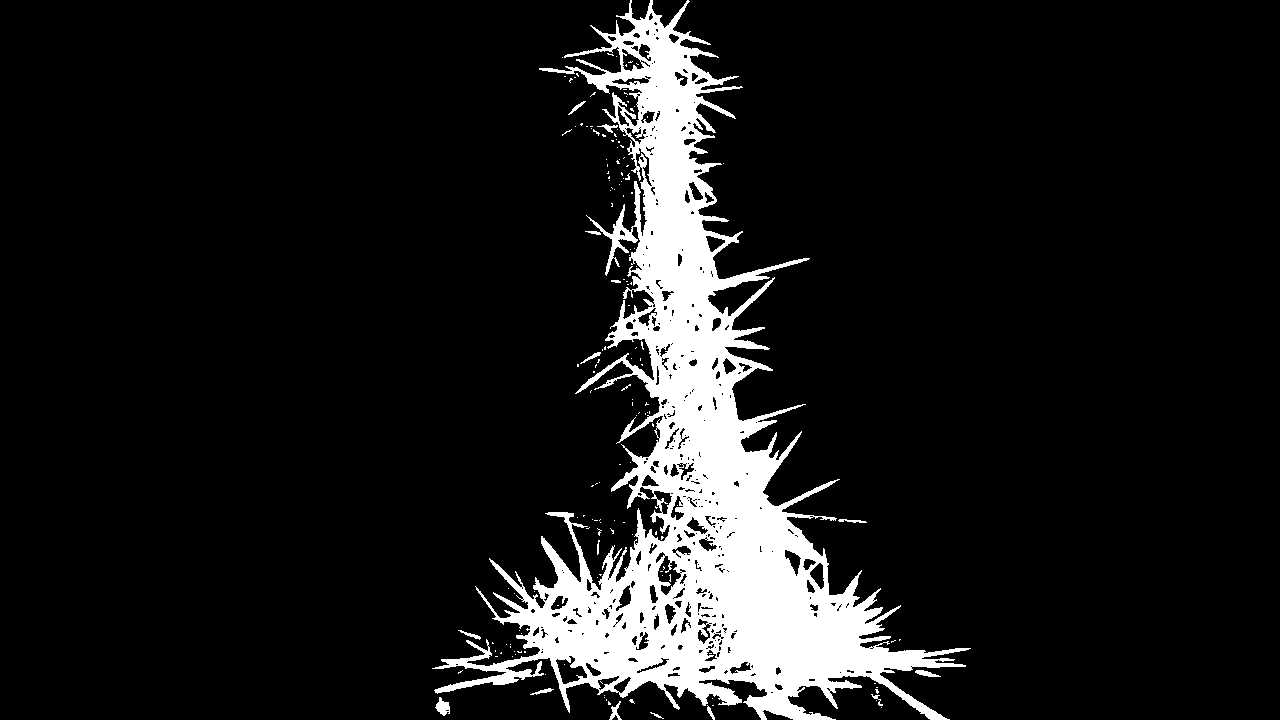
#> input picture Scripts/ToothPicksSensing_pycharm/opencv_frame_35.png, 1280 x 720 px
$ python stillImageTest.py
#> lines starting #> are read from the running program, lines starting #| are printed output that depends on the picture; after the words box and inside, x2 and y2 are one past the last pixel; in counts of white or black regions, pixels touching at a corner belong together
import cv2
import socket
import numpy as np


def UDP_client(IP, port, message):
    sock = socket.socket(socket.AF_INET, socket.SOCK_DGRAM)
    sock.sendto(bytes(message, "utf-8"), (IP, port))
font = cv2.FONT_HERSHEY_COMPLEX
IP = "192.168.0.106" #141.58.222.34
port = 5000
img2 = cv2.imread('opencv_frame_35.png', cv2.IMREAD_COLOR)
#> img2 is the input picture: shape (720, 1280, 3); 10.4% white; 165 white regions (149 under 20 px), largest, box (x1, y1, x2, y2) and area: (432, 0, 971, 720) 94754, (435, 697, 450, 716) 166, (915, 670, 941, 677) 98
img = cv2.imread('opencv_frame_35.png', cv2.IMREAD_GRAYSCALE)
#> img: shape (720, 1280); 10.4% white; 165 white regions (149 under 20 px)
_, threshold = cv2.threshold(img, 120, 255, cv2.THRESH_BINARY)
contours, _ = cv2.findContours(threshold, cv2.RETR_TREE,
                               cv2.CHAIN_APPROX_SIMPLE)
#> contours = 579 contours, 429 with area under 20; largest, box (x1, y1, x2, y2) and area: (432, 0, 971, 720) 99690, (657, 555, 682, 596) 519, (555, 655, 588, 685) 510, (621, 48, 645, 72) 284, (809, 562, 825, 590) 244
yList = []
xList = []
for cnt in contours:
    approx = cv2.approxPolyDP(cnt, 0.009 * cv2.arcLength(cnt, True), True)
    area = cv2.contourArea(cnt)
    if area > 5000:
        cv2.drawContours(img2, [approx], -1, (0, 0, 255), 2)
        # Used to flatted the array containing
        # the co-ordinates of the vertices.
        n = approx.ravel()
        i = 0
        for j in n:
            if i % 2 == 0:
                x = n[i]
                y = n[i + 1]
                string = str(x) + " " + str(y)
                if (i == 0):
                    # text on topmost co-ordinate.
                    cv2.putText(img2, "Arrow tip", (x, y),
                                font, 0.5, (255, 0, 0))
                else:
                    # text on remaining co-ordinates.
                    cv2.putText(img2, string, (x, y),
                                font, 0.5, (0, 255, 0))
                xList.append(x)
                yList.append(y)
            i = i + 1
#> this loop made 579 passes
#> (area, n) on pass 153: (99690, [630, 0, 539, 69, 642, 92, 668, 535, 434, 690, 949, 719])
#> area on passes 4, 5, 12, 17, 21, 39: 31.5, 69, 142.5, 39, 71.5, 42.5
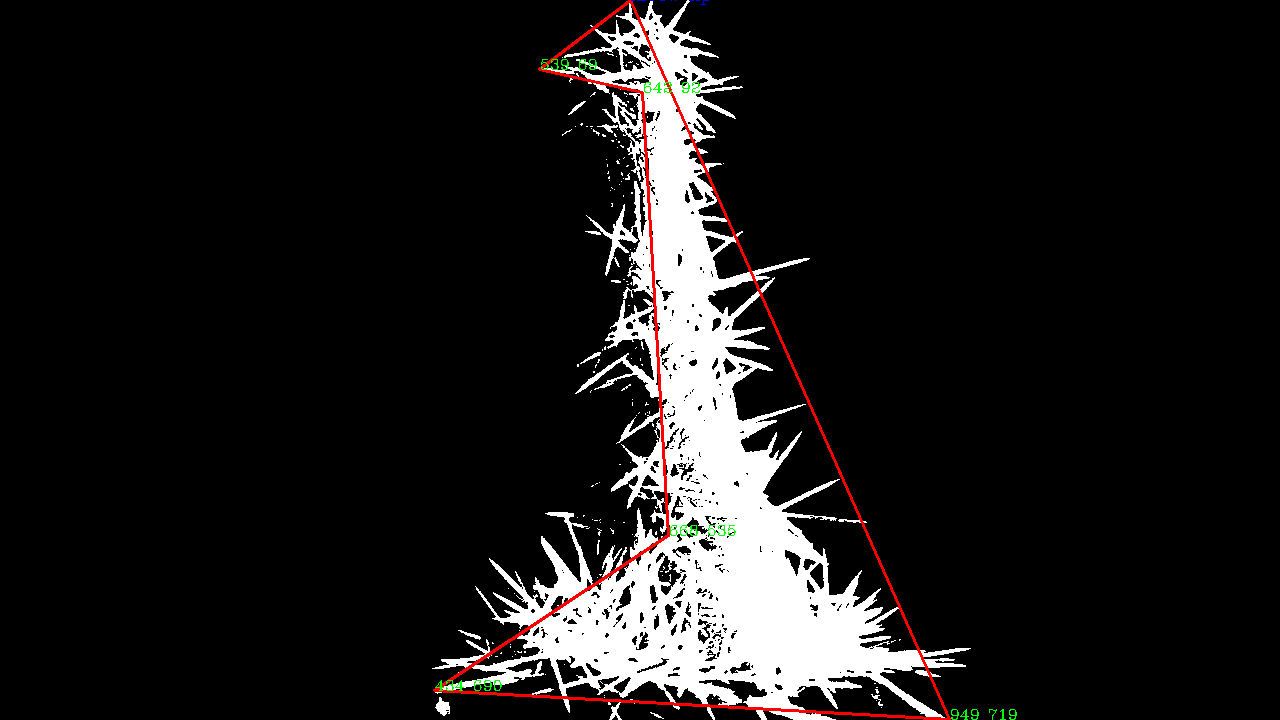
#> img2: shape (720, 1280, 3); 0.82% of pixels changed, all inside (x1, y1, x2, y2) = (433, 0, 1017, 720)
#> after the loop, xList = [630, 539, 642, 668, 434, 949]; yList = [0, 69, 92, 535, 690, 719]
message = "{}, {}".format(xList, yList)
UDP_client(IP, port, message)
#> (the run stopped early here; a loop or call above may not have finished)

$ run again, with Scripts/ToothPicksSensing_pycharm/opencv_frame_20.png copied over Scripts/ToothPicksSensing_pycharm/opencv_frame_35.png
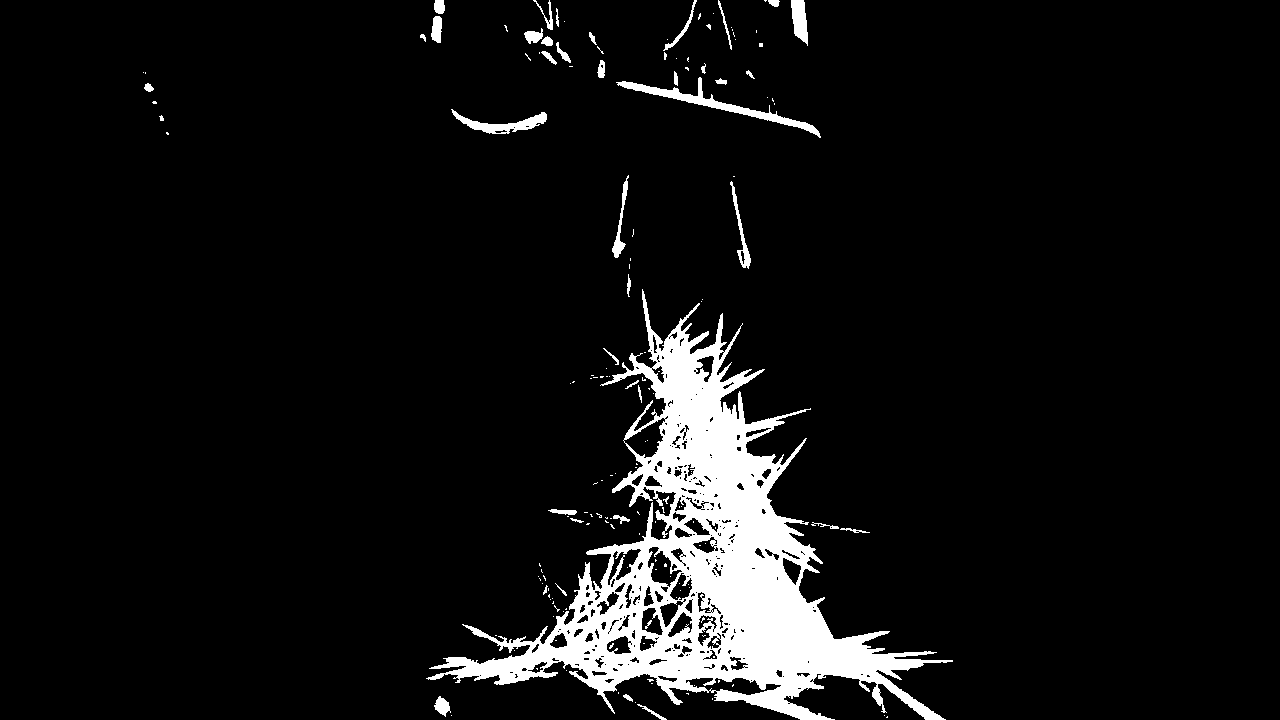
#> input picture Scripts/ToothPicksSensing_pycharm/opencv_frame_20.png, 1280 x 720 px
#> img2 is the input picture: shape (720, 1280, 3); 7% white; 166 white regions (125 under 20 px), largest, box (x1, y1, x2, y2) and area: (426, 289, 953, 720) 57585, (616, 77, 821, 138) 1612, (451, 109, 547, 134) 816
#> img: shape (720, 1280); 7% white; 166 white regions (125 under 20 px)
#> contours = 464 contours, 324 with area under 20; largest, box (x1, y1, x2, y2) and area: (426, 289, 953, 720) 65283, (616, 77, 821, 138) 1373, (685, 677, 782, 696) 934, (623, 417, 666, 459) 868, (647, 546, 683, 588) 736
#> the loop `for cnt in contours:` made 464 passes
#> area on pass 79: 65283
#> after the loop `for cnt in contours:`:
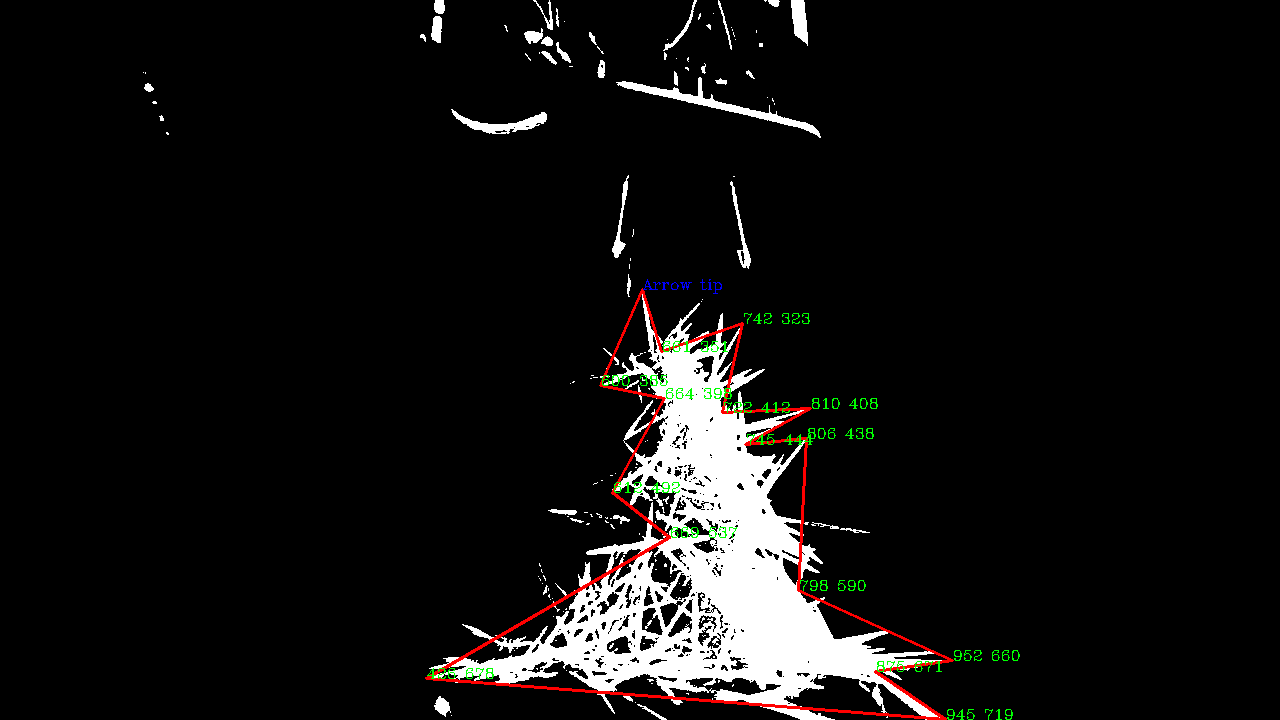
#> img2: shape (720, 1280, 3); 0.99% of pixels changed, all inside (x1, y1, x2, y2) = (425, 279, 1020, 720)
#> after the loop `for cnt in contours:`: xList = [642, 600, 664, 612, 669, 426, 945, 875, 952, 798, 806, 745, 810, 722, 742, 661]; yList = [289, 385, 398, 492, 537, 678, 719, 671, 660, 590, 438, 444, 408, 412, 323, 351]

$ run again, with Scripts/ToothPicksSensing_pycharm/opencv_frame_10.png copied over Scripts/ToothPicksSensing_pycharm/opencv_frame_35.png
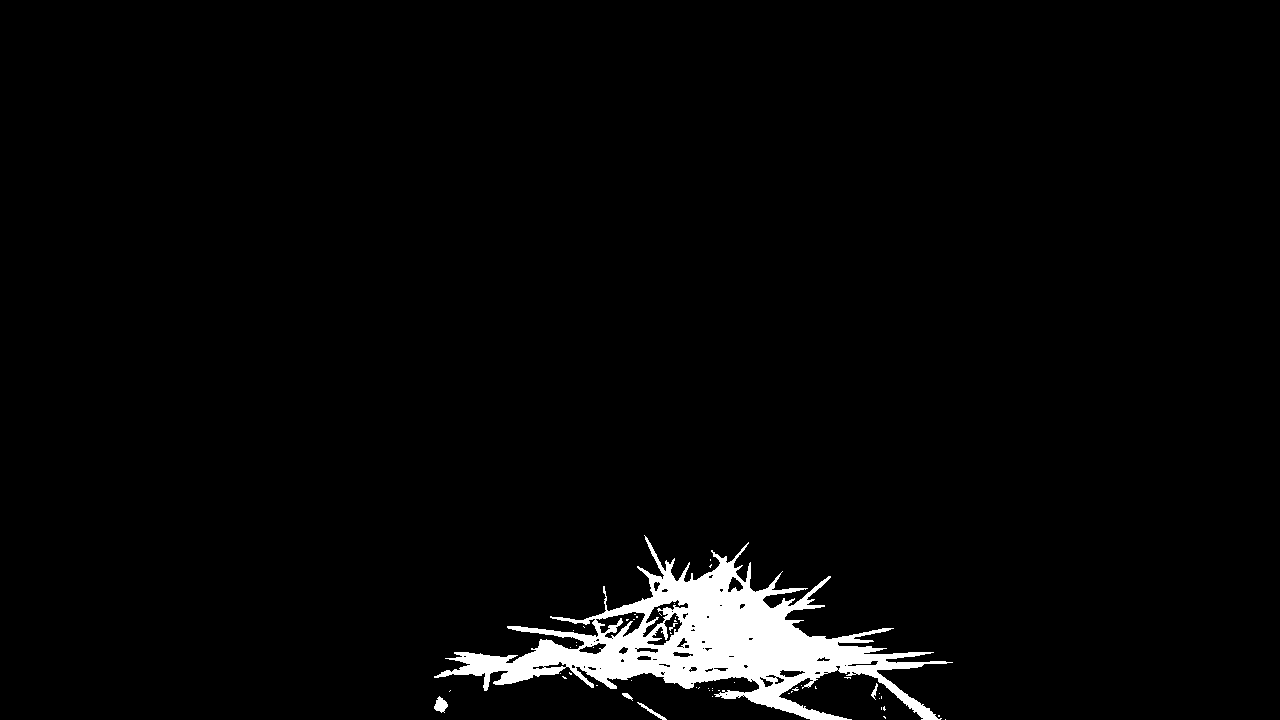
#> input picture Scripts/ToothPicksSensing_pycharm/opencv_frame_10.png, 1280 x 720 px
#> img2 is the input picture: shape (720, 1280, 3); 3% white; 52 white regions (46 under 20 px), largest, box (x1, y1, x2, y2) and area: (434, 535, 953, 720) 27322, (434, 696, 448, 713) 146, (637, 702, 667, 720) 94, (871, 683, 878, 700) 45, (622, 693, 633, 701) 40, (669, 623, 678, 631) 22
#> img: shape (720, 1280); 3% white; 52 white regions (46 under 20 px)
#> contours = 120 contours, 88 with area under 20; largest, box (x1, y1, x2, y2) and area: (434, 535, 953, 720) 28427, (595, 611, 646, 639) 706, (646, 612, 683, 646) 472, (642, 599, 689, 638) 467, (578, 642, 607, 655) 184
#> the loop `for cnt in contours:` made 120 passes
#> area on pass 41: 28427
#> after the loop `for cnt in contours:`:
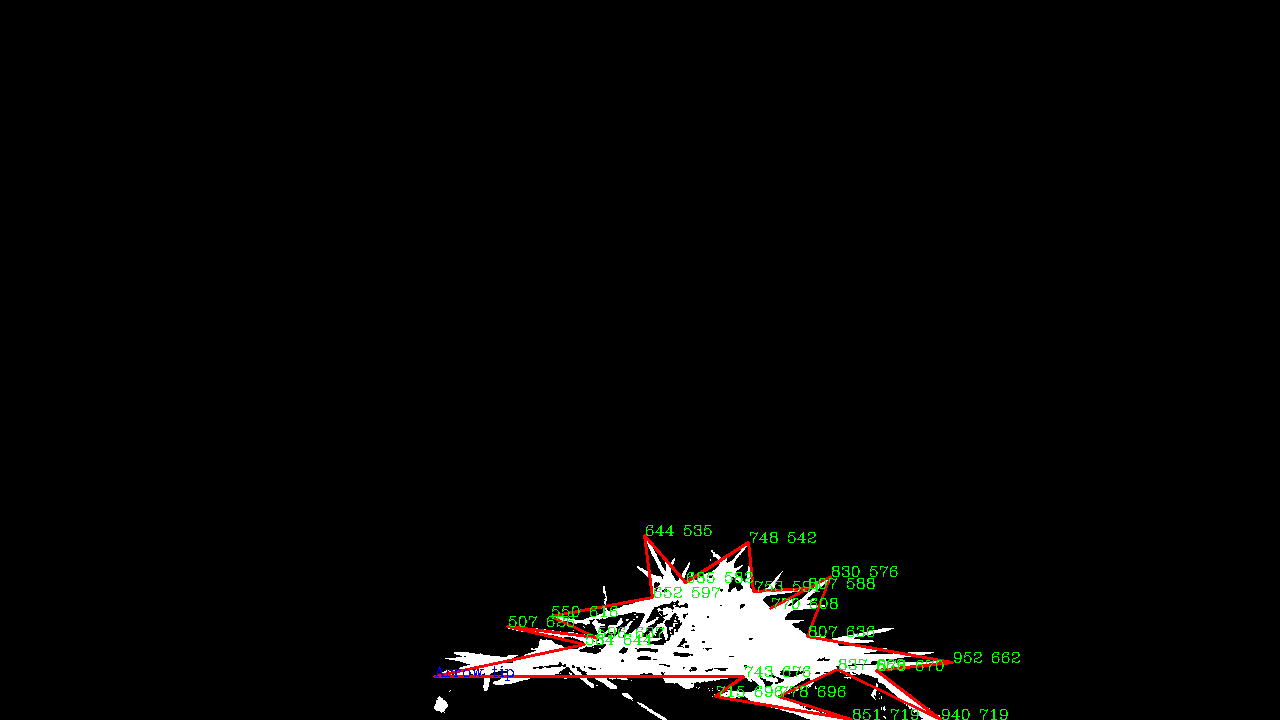
#> img2: shape (720, 1280, 3); 1.03% of pixels changed, all inside (x1, y1, x2, y2) = (433, 525, 1020, 720)
#> after the loop `for cnt in contours:`: xList = [434, 743, 715, 851, 778, 837, 940, 876, 952, 807, 830, 770, 807, 753, 748, 685, 644, 652, 550, 596, 507, 584]; yList = [676, 676, 696, 719, 696, 669, 719, 670, 662, 636, 576, 608, 588, 591, 542, 582, 535, 597, 616, 637, 626, 644]

$ run again, with Scripts/ToothPicksSensing_pycharm/opencv_frame_11.png copied over Scripts/ToothPicksSensing_pycharm/opencv_frame_35.png
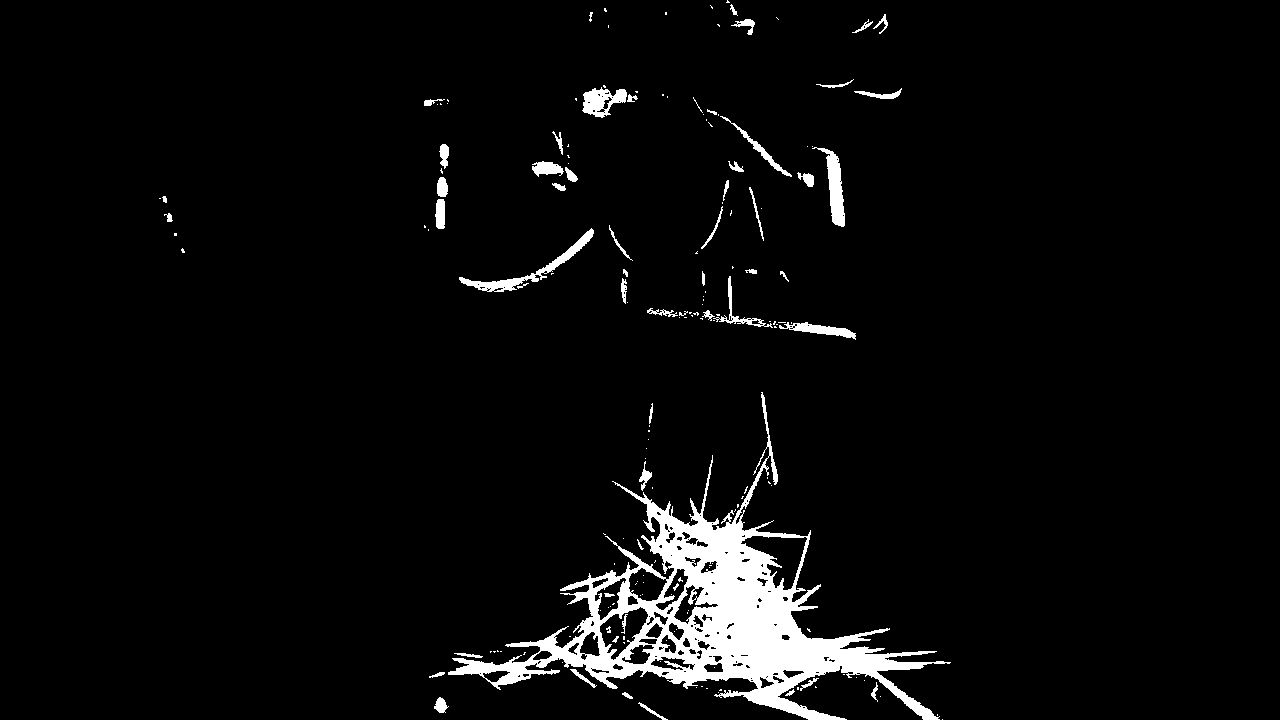
#> input picture Scripts/ToothPicksSensing_pycharm/opencv_frame_11.png, 1280 x 720 px
#> img2 is the input picture: shape (720, 1280, 3); 4.3% white; 177 white regions (119 under 20 px), largest, box (x1, y1, x2, y2) and area: (448, 392, 951, 720) 31296, (459, 228, 594, 292) 1142, (812, 147, 845, 227) 961
#> img: shape (720, 1280); 4.3% white; 177 white regions (119 under 20 px)
#> contours = 353 contours, 247 with area under 20; largest, box (x1, y1, x2, y2) and area: (448, 392, 951, 720) 38394, (740, 535, 808, 591) 1838, (599, 606, 649, 661) 1406, (459, 228, 594, 292) 1006, (628, 567, 668, 602) 874
#> the loop `for cnt in contours:` made 353 passes
#> area on pass 51: 38394
#> after the loop `for cnt in contours:`:
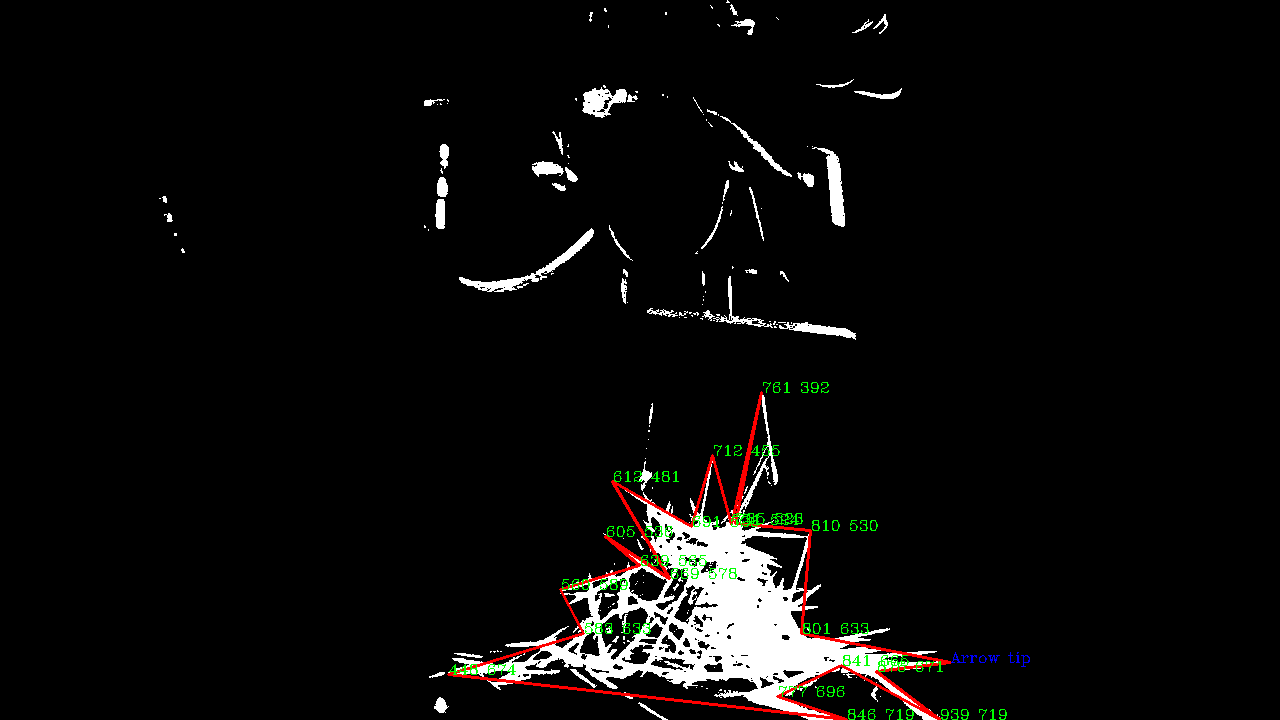
#> img2: shape (720, 1280, 3); 1.06% of pixels changed, all inside (x1, y1, x2, y2) = (447, 382, 1030, 720)
#> after the loop `for cnt in contours:`: xList = [950, 801, 810, 735, 761, 731, 712, 691, 612, 669, 605, 639, 560, 583, 448, 846, 777, 841, 939, 876]; yList = [662, 633, 530, 523, 392, 524, 455, 526, 481, 578, 536, 565, 589, 633, 674, 719, 696, 665, 719, 671]
